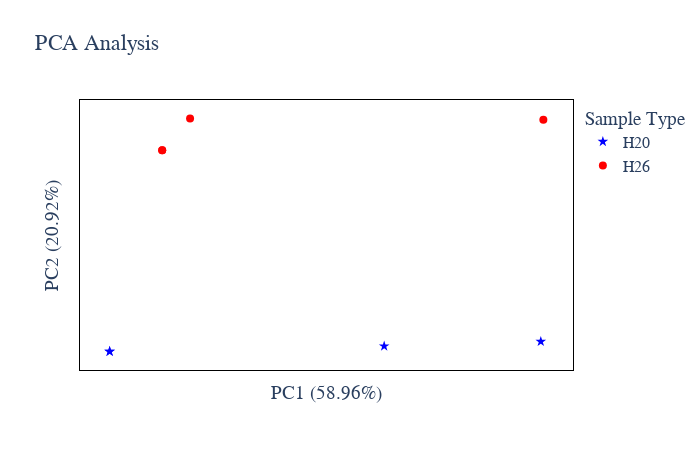

Notebook source saved alongside this figure:
### Code cell
# Protein Abundance PCA plot
plot_options={
            "compare groups": ["H20","H26"],
            "title": "PCA Analysis",
            "color": ["blue", "red", "black", "yellow", "green", "purple",
                      "orange", "brown", "pink", "gray", "olive", "cyan"],
            "symbol": ['star', 'circle'],
            "marker_size": 8,
            "width": 700,
            "height": 450,
            "font": dict(size=16, family="Arial black"),
            "ylimits": [],
            "xlimits": []
        }
figure, _, _ =PCA_plots(data_obj, plot_options, saved_settings)
figure.show()

### Figure 1 — Plotly figure (JSON) as saved in the notebook; plotly's stock layout.template omitted (floating-point values rounded to 4 significant figures)
{"data": [{"hovertemplate": "%{text}<br>PC1: %{x} <br>PC2: %{y}", "legendgroup": "H20", "marker": {"color": "blue", "size": 8, "symbol": "star"}, "mode": "markers", "name": "H20", "orientation": "v", "showlegend": true, "text": ["TMT_HeLa_HCD20_Vial_rep3_CH1_krqq", "TMT_HeLa_HCD20_Vial_rep3_CH1", "TMT_HeLa_HCD20_Vial_rep2_CH1", "TMT_HeLa_HCD20_Vial_rep1_CH2"], "type": "scatter", "x": [-23.53, -23.53, 15.48, 37.73], "xaxis": "x", "y": [-15.16, -15.16, -14.43, -13.79], "yaxis": "y"}, {"hovertemplate": "%{text}<br>PC1: %{x} <br>PC2: %{y}", "legendgroup": "H26", "marker": {"color": "red", "size": 8, "symbol": "circle"}, "mode": "markers", "name": "H26", "orientation": "v", "showlegend": true, "text": ["TMT_HeLa_HCD26_Vial_rep3_CH1_20230704122537_mtgc", "TMT_HeLa_HCD26_Vial_rep3_CH1_20230704122537", "TMT_HeLa_HCD26_Vial_rep2_CH1", "TMT_HeLa_HCD26_Vial_rep1_CH2"], "type": "scatter", "x": [-16.07, -16.07, -12.1, 38.09], "xaxis": "x", "y": [12.49, 12.49, 16.87, 16.68], "yaxis": "y"}], "layout": {"font": {"family": "Arial black", "size": 16}, "height": 450, "legend": {"title": {"text": "Sample Type"}, "tracegroupgap": 0}, "paper_bgcolor": "rgba(255, 255, 255, 255)", "plot_bgcolor": "rgba(255, 255, 255, 255)", "title": {"text": "PCA Analysis"}, "width": 700, "xaxis": {"anchor": "y", "domain": [0, 1], "linecolor": "black", "mirror": true, "showticklabels": false, "title": {"text": "PC1 (58.96%)"}}, "yaxis": {"anchor": "x", "domain": [0, 1], "linecolor": "black", "mirror": true, "showticklabels": false, "title": {"text": "PC2 (20.92%)"}}}}
